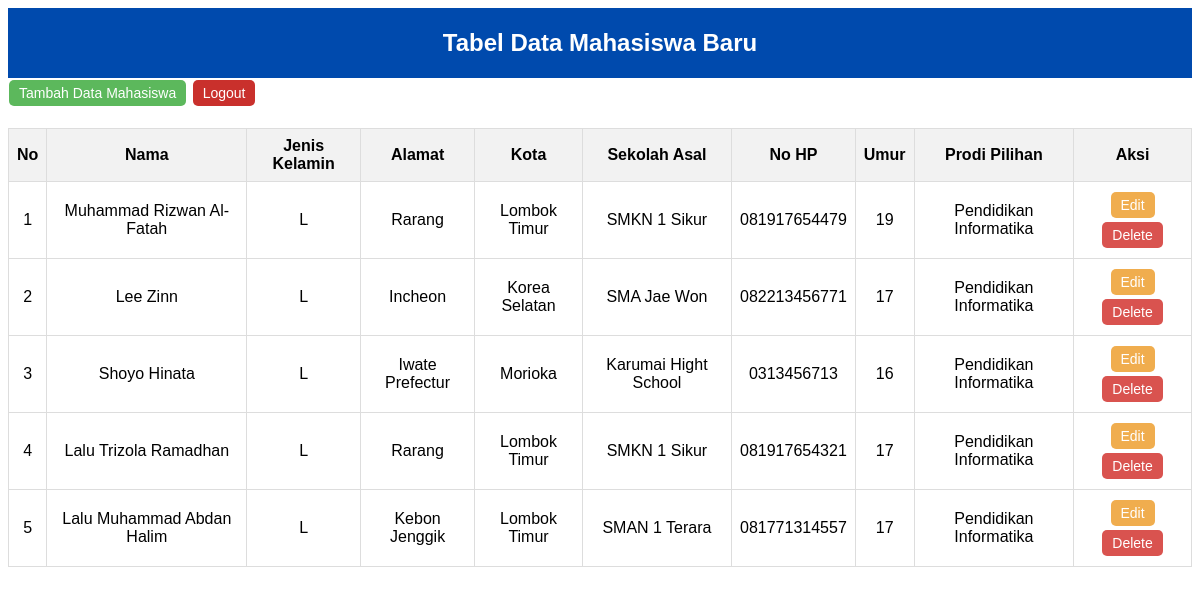
The app's page /data.php with its own data.
### tables this page shows
CREATE TABLE `mahasiswa` (
  `id` int(11) NOT NULL,
  `nama_mhs` char(50) DEFAULT NULL,
  `sex` enum('L','P') DEFAULT NULL,
  `alamat` varchar(50) DEFAULT NULL,
  `kota` varchar(20) DEFAULT NULL,
  `asal_sma` char(30) DEFAULT NULL,
  `nohp` varchar(12) DEFAULT NULL,
  `umur` int(3) DEFAULT NULL,
  `prodi_pilihan` char(50) DEFAULT NULL
);

### data.php (the view, shortened to what this page needs)
<!DOCTYPE html>
<html>
<head>
</head>
<body>
<div class="header">
    <h2>Tabel Data Mahasiswa Baru</h2>
</div>
<a href="form_tambah.php"><button class="btn-tambah">Tambah Data Mahasiswa</button></a>
<table border="1">
    <thead>
        <tr>
            <th>No</th>
            <th>Nama</th>
            <th>Jenis Kelamin</th>
            <th>Alamat</th>
            <th>Kota</th>
            <th>Sekolah Asal</th>
            <th>No HP</th>
            <th>Umur</th>
            <th>Prodi Pilihan</th>
            <th>Aksi</th>
        </tr>
    </thead>
    <tbody>
        <?php
        include "koneksi.php";
        $i = 0;
        $hasil = mysqli_query($db, 'SELECT * FROM mahasiswa') or die(mysqli_error($db));
        $data = mysqli_num_rows($hasil);
        if ($data > 0) {
            while ($row = mysqli_fetch_array($hasil)) {
                $i++;
                ?>
                <tr>
                    <td><?php echo $i; ?></td>
                    <td><?php echo $row['nama_mhs']; ?></td>
                    <td><?php echo $row['sex']; ?></td>
                    <td><?php echo $row['alamat']; ?></td>
                    <td><?php echo $row['kota']; ?></td>
                    <td><?php echo $row['asal_sma']; ?></td>
                    <td><?php echo $row['nohp']; ?></td>
                    <td><?php echo $row['umur']; ?></td>
                    <td><?php echo $row['prodi_pilihan']; ?></td>
                    <td>
                        <a href="form_edit.php?id=<?php echo $row['id']; ?>"><button class="btn-edit">Edit</button></a>
                        <a href="proses_hapus.php?id=<?php echo $row['id']; ?>" onclick="return confirm('Anda yakin ingin menghapus data ini?')"><button class="btn-delete">Delete</button></a>
                    </td>
                </tr>
                <?php
            }
        }
        ?>
        <a href="logout.php"><button class="btn-logout">Logout</button></a>
</body>
</html>
</body>
</html>

### data.php (style rules this page uses)
body { font-family: Arial, sans-serif; }
.header { background-color: #004aad; color: white; text-align: center; padding: 1px; }
table { width: 100%; border-collapse: collapse; margin-top: 20px; }
th, td { border: 1px solid #ddd; padding: 8px; text-align: center; }
th { background-color: #f2f2f2; }
.btn-edit, .btn-delete, .btn-tambah, .btn-logout { border: none; color: white; padding: 5px 10px; text-align: center; text-decoration: none; display: inline-block; font-size: 14px; margin: 2px 1px; cursor: pointer; border-radius: 5px; }
.btn-edit { background-color: #f0ad4e; }
.btn-delete { background-color: #d9534f; }
.btn-tambah { background-color: #5cb85c; }
.btn-logout { background-color: #c9302c; }

### records on screen
mahasiswa: nama_mhs "Muhammad Rizwan Al-Fatah", sex "L", alamat "Rarang", kota "Lombok Timur", asal_sma "SMKN 1 Sikur", nohp "081917654479", umur "19", prodi_pilihan "Pendidikan Informatika"
mahasiswa: nama_mhs "Lee Zinn", sex "L", alamat "Incheon", kota "Korea Selatan", asal_sma "SMA Jae Won", nohp "082213456771", umur "17", prodi_pilihan "Pendidikan Informatika"
mahasiswa: nama_mhs "Shoyo Hinata", sex "L", alamat "Iwate Prefectur", kota "Morioka", asal_sma "Karumai Hight School", nohp "0313456713", umur "16", prodi_pilihan "Pendidikan Informatika"
mahasiswa: nama_mhs "Lalu Trizola Ramadhan", sex "L", alamat "Rarang", kota "Lombok Timur", asal_sma "SMKN 1 Sikur", nohp "081917654321", umur "17", prodi_pilihan "Pendidikan Informatika"
mahasiswa: nama_mhs "Lalu Muhammad Abdan Halim", sex "L", alamat "Kebon Jenggik", kota "Lombok Timur", asal_sma "SMAN 1 Terara", nohp "081771314557", umur "17", prodi_pilihan "Pendidikan Informatika"
